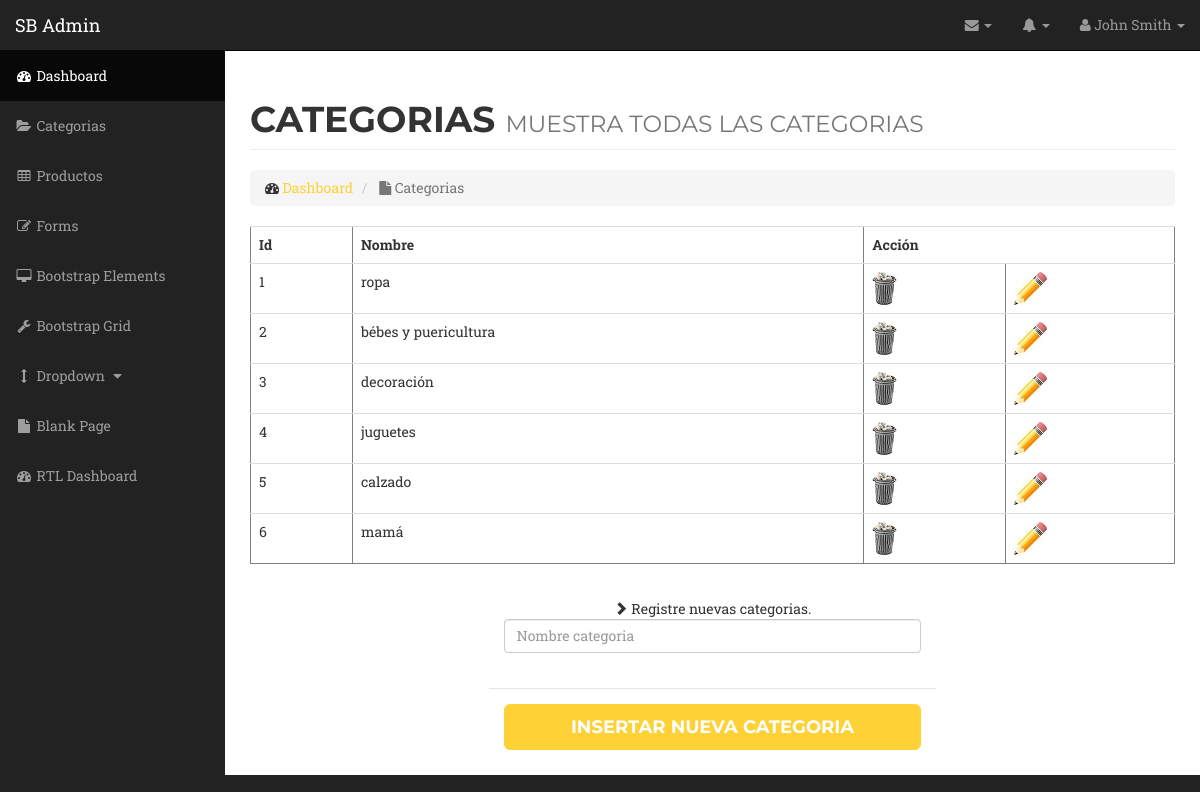
The app's page /sbadmin/categorias/mostrarcategorias.php with its own data.
### tables this page shows
CREATE TABLE `categoria` (
  `id` int(11) NOT NULL,
  `nombre` varchar(30) NOT NULL
);

### sbadmin/clases/BaseDatos.php (called while the page is built, shortened)
<?php
class BaseDatos {
    private $conexion;
    private $resultado;
    function __construct() {
        $this->conexion = new mysqli(Constantes::$servidor, Constantes::$usuario, Constantes::$clave, Constantes::$baseDatos);
        $this->conexion->set_charset("utf8");
    }
    function getFila() {
        return $this->resultado->fetch_array();
    }
    function setConsulta($consulta) {
        return $this->resultado = $this->conexion->query($consulta);
    }
}

### sbadmin/clases/GestionCategoria.php (called while the page is built, shortened)
<?php
class GestionCategoria {
    private $bd = null;
    private $nombreTabla = "categoria";
    function __construct($bd) {
        $this->bd = $bd;
    }
    function getCategorias($pagina = 0, $rpp = 10, $condicion = "", $orderby = "order by id") {
        $pos = $pagina * $rpp;
        $sql = "select * from "
                . $this->nombreTabla .
                " $condicion $orderby limit $pos, $rpp";
        $this->bd->setConsulta($sql);
        $respuesta = [];
        while ($fila = $this->bd->getFila()) {
            $obj = new Categoria();
            $obj->set($fila);
            $respuesta[] = $obj;
        }
        return $respuesta;
    }
}

### sbadmin/clases/Categoria.php (called while the page is built, shortened)
<?php
class Categoria {
    private $id;
    private $nombre;
    function __construct($id=null, $nombre=null) {
        $this->id = $id;
        $this->nombre = $nombre;
    }
    function getId() {
        return $this->id;
    }
    function getNombre() {
        return $this->nombre;
    }
    function set($datos, $inicio = 0) {
        $this->id = $datos[0 + $inicio];
        $this->nombre = $datos[1 + $inicio];
    }
}

### sbadmin/categorias/mostrarcategorias.php (the view, shortened to what this page needs)
<!DOCTYPE html>
<html lang="en">
<head>
    <link href="../../vendor/bootstrap/css/bootstrap.min.css" rel="stylesheet">
    <link href="../../vendor/font-awesome/css/font-awesome.min.css" rel="stylesheet" type="text/css">
    <link rel="stylesheet" href="../css/plugins/alertify/alertify.default.css" >
    <link rel="stylesheet" href="../css/plugins/alertify/alertify.core.css">
    <link href="../../css/agency.min.css" rel="stylesheet">
    <link href="../css/sb-admin.css" rel="stylesheet">
</head>
<body>
                            <?php
        $bd = new BaseDatos();
        $gestor = new GestionCategoria($bd);
        $resultado=$gestor->getCategorias();
        ?>
    <div id="wrapper">
        <?php
            include '../menu.php';
        ?>
        <div id="page-wrapper">
            <div class="container-fluid">
                <div class="row">
                    <div class="col-lg-12">
                        <h1 class="page-header">
                            Categorias
                            <small>Muestra todas las categorias</small>
                        </h1>
                        <ol class="breadcrumb">
                            <li>
                                <i class="fa fa-dashboard"></i>  <a href="../index.php">Dashboard</a>
                            </li>
                            <li class="active">
                                <i class="fa fa-file"></i> Categorias
                            </li>
                        </ol>
                    </div>
                </div>
        <table class="table" border="1">
        <tbody>
            <tr>
                <th>Id</th>
                <th>Nombre</th>
                <th colspan="2">Acci&oacute;n</th>
            </tr>
                <?php
                foreach ($resultado as $indice => $valor) {
                    ?>
                    <tr>
                        <td>
                            <?php echo $valor->getId(); ?>
                        </td>
                        <td>
                            <?php echo $valor->getNombre(); ?>
                        </td>
                        <td>
                            <a class="borrar" href="phpborrar.php?id=<?php echo $valor->getId(); ?>">
                                    <img src="../../img/cubo.jpg"/>
                            </a>
                        </td>
                        <td>
                            <a class="editar" href="editar.php?id=<?php echo $valor->getId(); ?>">
                                    <img src="../../img/editar.jpg"/>
                            </a>
                        </td>
                    </tr>
                    <?php
                }
                ?>
            </tbody>
        </table>
        <div class="row">
            <div class="col-md-6 col-md-offset-3">
        <form action="phpinsertar.php" method="get" enctype="text/plain">
            		    <div class="modal-body" align="center">
		    				<div id="div-register-msg">
                                <div id="icon-register-msg" class="glyphicon glyphicon-chevron-right"></div>
                                <span id="text-register-msg">Registre nuevas categorias.</span>
                            </div>
                            <input name="categoria" class="form-control" type="text" placeholder="Nombre categoria" required></br>
            			</div>
		    		    <div class="modal-footer" align="center">
                            <div>
                                <input type="submit" class="btn btn-primary btn-lg btn-block" value="Insertar nueva categoria" />
                            </div>
		    		    </div>
                    </form>
        </div>
        </div>
 </div>
        </div>
    </div>
</body>
</html>

### sbadmin/css/sb-admin.css (style rules this page uses)
body { margin-top: 100px; background-color: #222; }
@media (min-width:768px) { body { margin-top: 50px; } }
#wrapper { padding-left: 0; }
#page-wrapper { width: 100%; padding: 0; background-color: #fff; }
@media (min-width:768px) { #wrapper { padding-left: 225px; } }
@media (min-width:768px) { #page-wrapper { padding: 10px; } }

### records on screen
categoria: id "1", nombre "ropa"
categoria: id "2", nombre "bébes y puericultura"
categoria: id "3", nombre "decoración"
categoria: id "4", nombre "juguetes"
categoria: id "5", nombre "calzado"
categoria: id "6", nombre "mamá"
